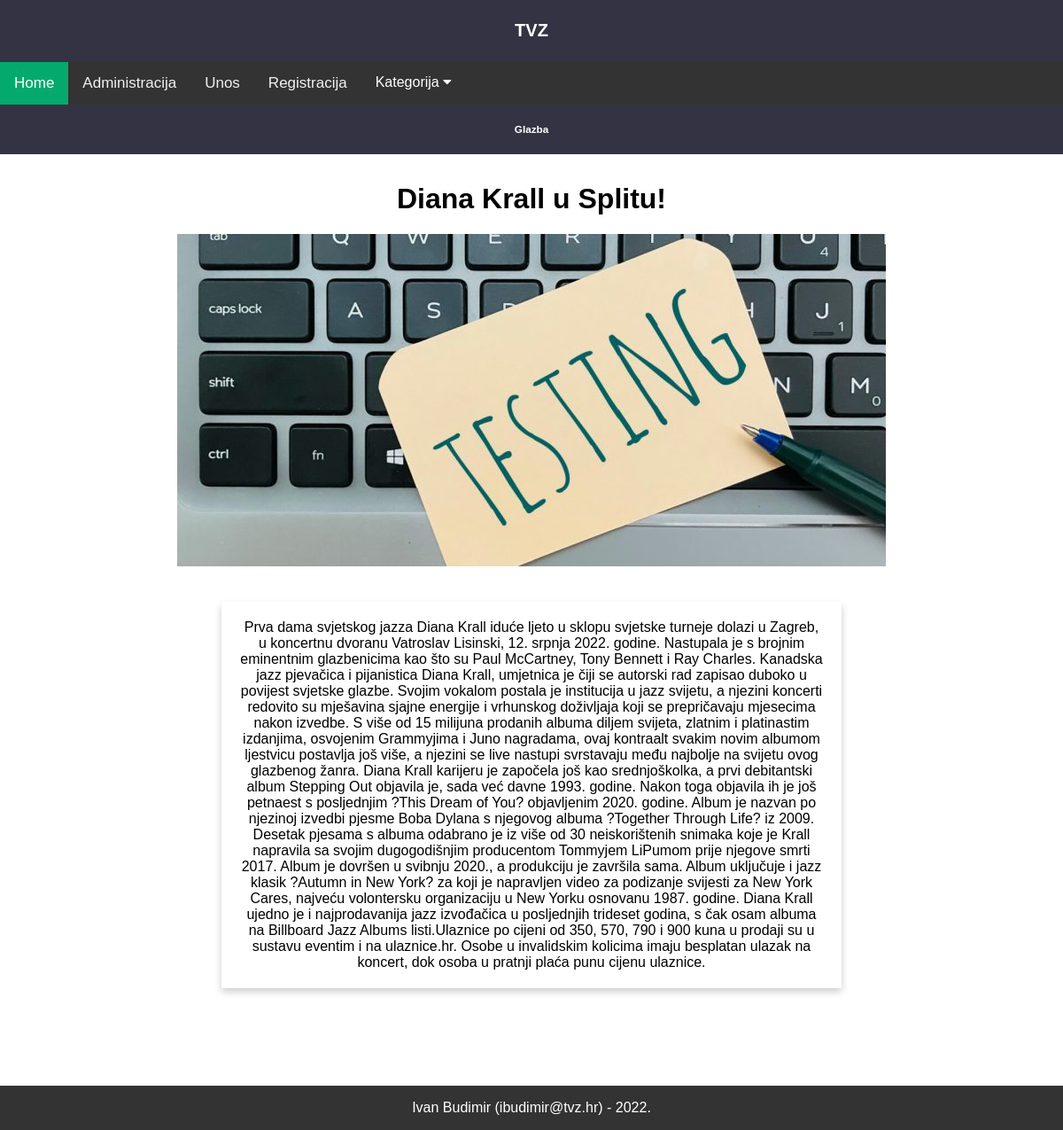
/PWA_projekt/clanak.php?id=13, run on the app's committed database.
### tables this page shows
CREATE TABLE `clanak` (
  `id` int(11) NOT NULL,
  `datum` varchar(32) NOT NULL,
  `naslov` varchar(64) NOT NULL,
  `sazetak` text NOT NULL,
  `tekst` text NOT NULL,
  `slika` varchar(64) NOT NULL,
  `kategorija` varchar(64) NOT NULL,
  `arhiva` tinyint(1) NOT NULL
);

### PWA_projekt/clanak.php (the view, shortened to what this page needs)
<!DOCTYPE html>
<html>
<head>
	<link rel="stylesheet" type="text/css" href="style.css">
	<link rel="stylesheet" href="https://cdnjs.cloudflare.com/ajax/libs/font-awesome/4.7.0/css/font-awesome.min.css">
</head>
<body>
<header class="header">
	<h1>TVZ</h1>
</header>
<nav class="topnav" id="myTopnav">
  <a href="index.php" class="active">Home</a>
  <a href="login.php">Administracija</a>
  <a href="unos.php">Unos</a>
  <a href="registracija.php">Registracija</a>
  <div class="dropdown">
    <button class="dropbtn">Kategorija
      <i class="fa fa-caret-down"></i>
    </button>
  </div>
</nav>
	<?php
		 	$dbc = mysqli_connect('localhost', 'root', '', 'projekt') or
  			die('Error connecting to MySQL server.'.mysqli_connect_error());
			$query = "SELECT * FROM clanak where id='$_GET[id]'";
			$result = mysqli_query($dbc, $query);
			 while($row = mysqli_fetch_array($result)) {
			 	echo "<header class='header'><h3>";
			 	echo $row['kategorija'];
			 	echo "</h3></header>";
			 	echo "<content><div class='content-clanak'>";
			 	echo "<h1>";
			 	echo $row['naslov'];
				echo "</h1>";
				echo '<img class= "image-clanak" src="' . UPLPATH . $row['slika'] . '"';
				echo "<br><br>";
				echo '<br><br><p class="clanak-tekst">';
				echo $row['tekst'];
				echo "</p></content>";
			 }
	 ?>
<footer class="footer">
  <p>Ivan Budimir (ibudimir@tvz.hr) - 2022.</p>
</footer>
</body>
</html>

### PWA_projekt/style.css (style rules this page uses)
body { font-family: Arial, Helvetica, sans-serif; margin: 0 0 150px; }
html { position: relative; min-height: 100%; }
.content-clanak { max-width: 1200px; margin: 0 auto; padding: 10px; text-align:center; }
.topnav { overflow: hidden; background-color: #333; }
.topnav a { float: left; display: block; color: #f2f2f2; text-align: center; padding: 14px 16px; text-decoration: none; font-size: 17px; }
.topnav a.active { background-color: #04AA6D; color: white; }
.header { padding: 10px; text-align: center; background: #334; color: white; font-size: 10px; }
.footer { position: absolute; left: 0; bottom: 0; width: 100%; background-color: #333; color: white; text-align: center; height: 50px; }
* { box-sizing: border-box; }
.dropdown { float: left; overflow: hidden; }
.dropdown .dropbtn { font-size: 16px; border: none; outline: none; color: white; padding: 14px 16px; background-color: inherit; font-family: inherit; margin: 0; }
.clanak-tekst { font-family: Arial, Helvetica, sans-serif; width: 100%; margin: 0 auto; max-width: 700px; text-align: center; box-shadow: 0 4px 8px 0 rgba(0, 0, 0, 0.2); padding: 20px; }
.image-clanak { max-width: 1000px; margin: 0 auto; }

### data on the page
clanak: kategorija "Glazba", naslov "Diana Krall u Splitu!", slika (picture), tekst "Prva dama svjetskog jazza Diana Krall iduće ljeto u sklopu svjetske turneje dolazi u Zagreb, u koncertnu dvoranu Vatroslav Lisinski, 12. srpnja 2022. godine. Nastupala je s brojnim eminentnim glazbenicima kao što su Paul McCartney, Tony Bennett i Ray Charles. Kanadska jazz pjevačica i pijanistica Diana Krall, umjetnica je čiji se autorski rad zapisao duboko u povijest svjetske glazbe. Svojim vokalom postala je institucija u jazz svijetu, a njezini koncerti redovito su mješavina sjajne energije i vrhunskog doživljaja koji se prepričavaju mjesecima nakon izvedbe. S više od 15 milijuna prodanih albuma diljem svijeta, zlatnim i platinastim izdanjima, osvojenim Grammyjima i Juno nagradama, ovaj…"
